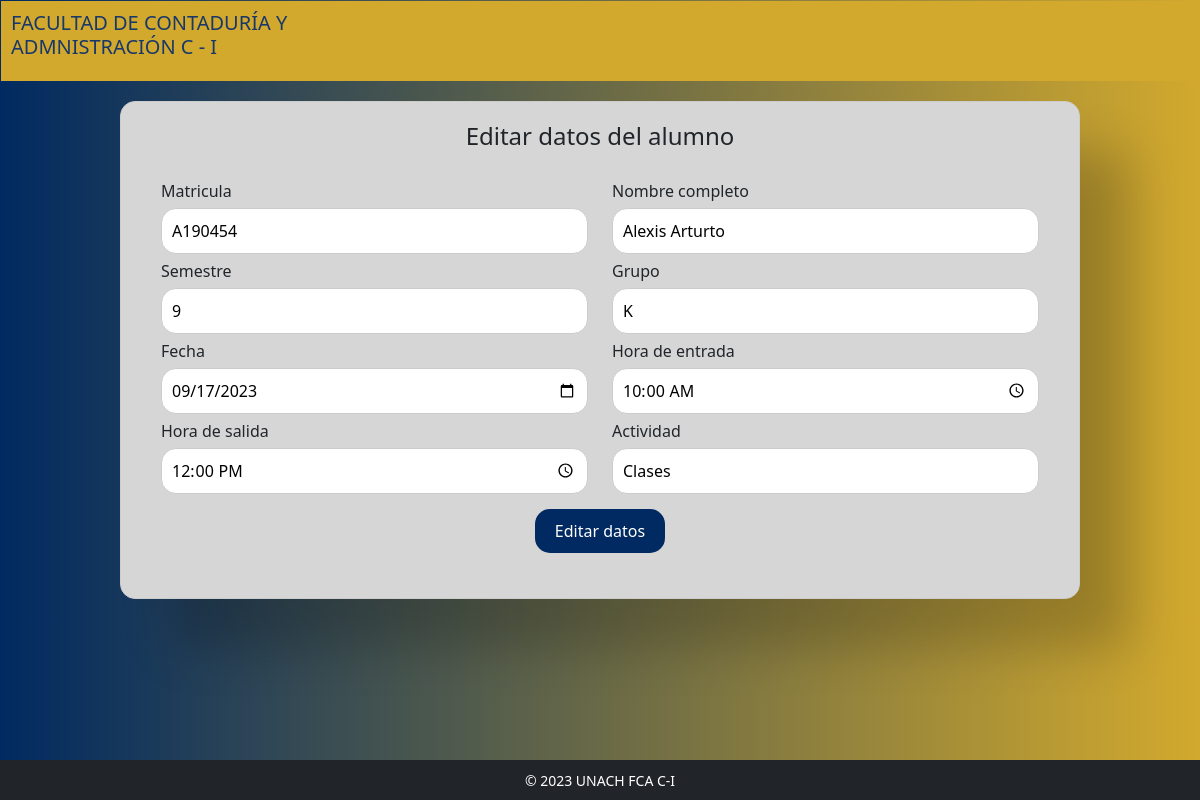
Page /vistas/editar.php?id_registro=4 on the committed database.
### tables this page shows
CREATE TABLE `registro_alum` (
  `id_registro` int(11) NOT NULL,
  `matricula` varchar(20) NOT NULL,
  `full_name` varchar(80) NOT NULL,
  `semestre` int(5) NOT NULL,
  `grupo` varchar(11) NOT NULL,
  `fecha_regis` date NOT NULL,
  `hora_entrada` time NOT NULL,
  `hora_salida` time NOT NULL,
  `actividad` varchar(50) NOT NULL
);

### vistas/editar.php (the view, shortened to what this page needs)
<!doctype html>
<html lang="es-MX">
<head>
    <link rel="stylesheet" href="../src/css/estiloo.css">
    <link href="https://cdn.jsdelivr.net/npm/bootstrap@5.2.0/dist/css/bootstrap.min.css" rel="stylesheet" />
</head>
<body>
    <header style="background-color: #D2A92D; color: #18386B; font-size: 20px; height: 80px; margin:1px; padding: 10px">
        <h5>FACULTAD DE CONTADURÍA Y <br> ADMNISTRACIÓN C - I<br> </h5>
    </header>
    <?php
    include_once "../config/conexion.php";
    $id_registro = $_GET['id_registro'];
    $sentencia = $bd->prepare("select * from registro_alum where id_registro = ?;");
    $sentencia->execute([$id_registro]);
    $registro_alum = $sentencia->fetch(PDO::FETCH_OBJ);
    ?>
    <main>
        <div id="formulario">
            <h4>Editar datos del alumno</h4>
            <form method="POST" action="editarproceso.php">
                <div class="row">
                    <div class="column">
                        <label for="matricula">Matricula</label>
                        <input type="text" id="enrollment" name="enrollment" placeholder="A190444" required
                        value="<?php echo $registro_alum ->matricula ?>">
                    </div>
                    <div class="column">
                        <label for="full-name">Nombre completo</label>
                        <input type="text" id="full-name" name="full-name" placeholder="Oscar Eduardo Merida Garcia"  required
                        value="<?php echo $registro_alum ->full_name?>">
                    </div>
                    <div class="column">
                        <label for="semestre">Semestre</label>
                        <input type="text" id="semesters" name="semesters" placeholder="9"  required
                        value="<?php echo $registro_alum ->semestre?>">
                    </div>
                    <div class="column">
                        <label for="grupo">Grupo</label>
                        <input type="text" id="group" name="group" placeholder="K"  required
                        value="<?php echo $registro_alum ->grupo?>">
                    </div>
                </div>
                <div class="row">
                    <div class="column">
                        <label for="fecha">Fecha</label>
                        <input type="date" id="fecha" name="fechaa"  required
                        value="<?php echo $registro_alum ->fecha_regis?>">
                    </div>
                    <div class="column">
                        <label for="hora-de-entrada">Hora de entrada</label>
                        <input type="time" id="entry-time" name="entry-time"  required
                        value="<?php echo $registro_alum ->hora_entrada?>">
                    </div>
                    <div class="column">
                        <label for="hora-de-salida">Hora de salida</label>
                        <input type="time" id="exit-time" name="exit-time"  required
                        value="<?php echo $registro_alum ->hora_salida?>">
                    </div>
                    <div class="column">
                        <label for="Actividad">Actividad</label>
                        <input type="text" id="activity" name="activity" placeholder="Clase, examen, etc..."  required
                        value="<?php echo $registro_alum ->actividad?>">
                    </div>
                </div>
                <div class="d-grid gap-2 d-md-flex justify-content-md-center">
                    <input type="submit" value="Editar datos">
                </div>
            </form>
        </div>
    </main>
</body>
<footer id="sticky-footer" class="bg-dark text-white py-2">
    <div class="container text-center">
        <small>&copy; 2023 UNACH FCA C-I</small>
    </div>
</footer>
</html>

### src/css/estiloo.css (style rules this page uses)
body { background-image: linear-gradient(to right, rgb(0, 42, 97), rgba(210, 169, 45, 1)); }
body { -moz-box-sizing: border-box; box-sizing: border-box; height: 100%; width: 100%; font-family: 'Roboto', sans-serif; font-weight: 400; }
footer { position: fixed; left: 0; bottom: 0; width: 100%; }
form { display: inline-block; width: 100%; margin: auto; padding: 20px; }
input[type="submit"] { background-color:rgb(0, 42, 97); color: white; padding: 10px 20px; border: none; border-radius: 15px; cursor: pointer; margin-top: 10px; }
#formulario { width: 80%; margin: 20px auto; background-color: #D6D6D6; padding: 20px; border: 1px solid #ccc; border-radius: 15px; box-shadow: 50px 50px 50px rgba(0, 0, 0, 0.2); }
#formulario label, #formulario input { display: block; margin-bottom: 5px; }
#formulario input[type="text"], #formulario input[type="email"], #formulario input[type="password"], #formulario input[type="date"], #formulario input[type="time"] { width: 100%; padding: 10px; border: 1px solid #ccc; border-radius: 15px; }
.column { float: left; width: 50%; }
h4 { text-align: center; }

### vistas/editar.php (style rules this page uses)
.column { float: left; width: 50%; }
.row:after { content: ""; display: table; clear: both; }

### rows in the picture
registro_alum: enrollment "A190454", full-name "Alexis Arturto", semesters "9", group "K", fechaa "09/17/2023", entry-time "10:00:00", exit-time "12:00:00", activity "Clases"
